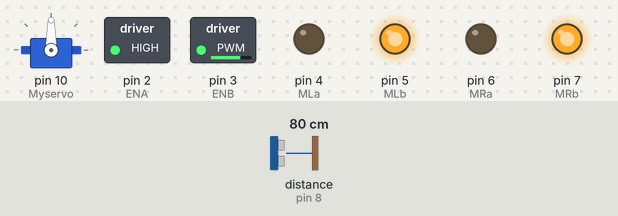
Bench run of a sketch on a simulated Arduino Uno, built with avr-gcc and run on an emulated ATmega328P. On the bench: servo, switched loads named in the sketch (green lamp = pin HIGH), output pins drawn as LEDs (lit = HIGH). Wiring (inferred from the names in the program): ultrasonic range finder: trigger pin 9; echo pin 8. Dashed ring = blinking. The inputs (shaded band) are chosen by the test bench; at power-on: distance to the obstacle (sensor on pin 8) 80 cm. The echo pulse lasts 58.3 µs per cm; pins used as bus, display or sensor lines are not drawn.

Above: at 1.2 s.
1.3 s: distance to the obstacle (sensor on pin 8) set to 23 cm
2.8 s: distance to the obstacle (sensor on pin 8) set to 18 cm
At 3.03 s:
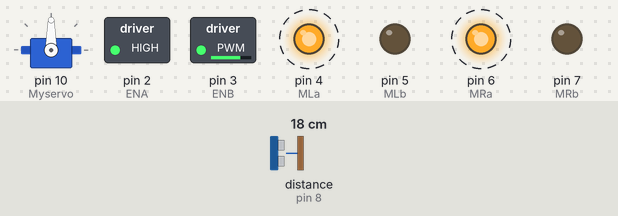
5.8 s: distance to the obstacle (sensor on pin 8) set to 35 cm
At 6.7 s:
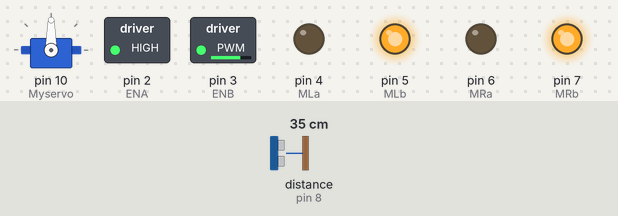
7.5 s: distance to the obstacle (sensor on pin 8) set to 2 cm
At 8.07 s:
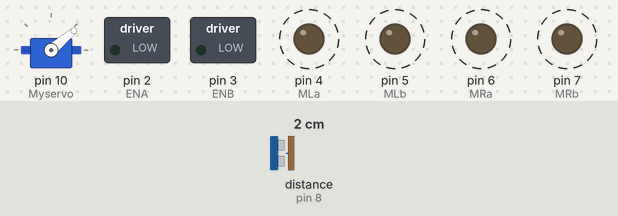
Timing chart, 0 to 11.5 s (numbered marks = the images above; inputs shaded):
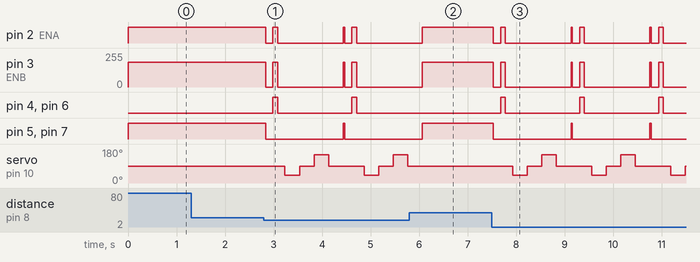

Measured:
- the behaviour switches between 22 and 21 cm on distance to the obstacle (sensor on pin 8) (found by bisection; images 0 and 1)
- after the input at 1.3 s, every drawn part: stays the same
- after the input at 2.8 s, pin 2 (ENA): goes LOW 0.15 s, HIGH 0.10 s, LOW 1.4 s, HIGH 0.03 s, LOW 0.15 s, HIGH 0.10 s, then LOW, starting at once; pin 3 (ENB): goes 0/255 0.15 s, 186/255 0.10 s, 0/255 1.5 s, 186/255 0.10 s, then 0/255, starting at once
- after the input at 5.8 s, pin 2 (ENA), pin 5 (MLb), pin 7 (MRb): goes on until 6.1 s, then stays HIGH; pin 3 (ENB): goes on until 6.1 s, then stays 186/255; pin 4 (MLa), pin 6 (MRa): stays LOW (without the input it goes to HIGH after 0.45 s); servo on pin 10 (Myservo): stays 90° (without the input it goes to 40° after 0.70 s)
- after the input at 7.5 s, pin 2 (ENA): HIGH → LOW at once, then repeats every 1.6 s: HIGH 0.10 s, LOW 1.4 s, HIGH 0.03 s, LOW 0.15 s; pin 3 (ENB): 186/255 → 0/255 at once, then repeats every 1.6 s: 186/255 0.10 s, 0/255 1.4 s, 186/255 0.03 s, 0/255 0.15 s

The sketch:

Obstacle_Avoiding_Car.ino
```cpp
#include <Servo.h>
Servo Myservo;
#define ENB 3
#define ENA 2


#define trigPin 9           // Trig Pin Of HC-SR04
#define echoPin 8        // Echo Pin Of HC-SR04
#define MLa 4                   //left motor 1st pin
#define MLb 5                  //left motor 2nd pin
#define MRa 6               //right motor 1st pin
#define MRb 7               //right motor 2nd pin
long duration;
int Speed = 136;
long t;
int distance = 100;
int distanceLeft=0, distanceRight=0;


void setup() {
  Serial.begin(9600);
  pinMode(MLa, OUTPUT);     // Set Motor Pins As O/P
  pinMode(MLb, OUTPUT);
  pinMode(MRa, OUTPUT);
  pinMode(MRb, OUTPUT);
  pinMode(trigPin, OUTPUT);       // Set Trig Pin As O/P To Transmit Waves
  pinMode(echoPin, INPUT);        //Set Echo Pin As I/P To Receive Reflected Waves
  Myservo.attach(10);


}
void loop()
{


   if (distance <= 20) {
    stopCar();
    delay(150);
    Backward();
    delay(100);
    stopCar();
    delay(150);
    distanceRight = lookRight();
    delay(300);
    distanceLeft = lookLeft();
    delay(300);

    if (distanceRight > distanceLeft) {
      turnRight();
      delay(250);
      stopCar();


    }
    else if (distanceRight < distanceLeft){
      turnLeft();
      delay(250);
      stopCar();
    }
    else{moveForward();}

  } else {
    moveForward();
  }
  distance = calculate_distance();
  delay(25);
}

int lookRight() {

  Myservo.write(40);
  delay(200);
  distance = calculate_distance();
  delay(100);
  Myservo.write(90);
  return distance;
}

int lookLeft() {


  Myservo.write(150);
  delay(200);
  int distance = calculate_distance();
  delay(100);
  Myservo.write(90);
  return distance;
  delay(100);
}


int calculate_distance() {
  digitalWrite(trigPin, LOW);
  delayMicroseconds(2);
  digitalWrite(trigPin, HIGH);
  delayMicroseconds(10);
  digitalWrite(trigPin, LOW);
  t = pulseIn(echoPin, HIGH);
  return 0.5 * t * 0.0343; // Calculate the distance (D = 0.5T * S)
}

void moveForward() {
  // Move both motors forward
  digitalWrite(MRb, HIGH);
  digitalWrite(MRa, LOW);
  analogWrite(ENA, Speed);

  digitalWrite(MLb, HIGH);
  digitalWrite(MLa, LOW);
  analogWrite(ENB, Speed+50);
}

void Backward() {
  // Move both motors forward
  digitalWrite(MRb, LOW);
  digitalWrite(MRa, HIGH);
  analogWrite(ENA, Speed);

  digitalWrite(MLb, LOW);
  digitalWrite(MLa, HIGH);
  analogWrite(ENB, Speed+50);
}


void stopCar() {
  // Stop both motors
  digitalWrite(MRb, LOW);
  digitalWrite(MRa, LOW);
  analogWrite(ENA, 0);

  digitalWrite(MLb, LOW);
  digitalWrite(MLa, LOW);
  analogWrite(ENB, 0);
}

void turnRight() {
  // Turn right by moving left motor forward and stopping right motor
  digitalWrite(MRb, HIGH);
  digitalWrite(MRa, LOW);
  analogWrite(ENA, Speed);

  digitalWrite(MLb, LOW);
  digitalWrite(MLa, LOW);
  analogWrite(ENB, 0);
}

void turnLeft() {
  // Turn left by moving right motor forward and stopping left motor
  digitalWrite(MRb, LOW);
  digitalWrite(MRa, LOW);
  analogWrite(ENA, 0);

  digitalWrite(MLb, HIGH);
  digitalWrite(MLa, LOW);
  analogWrite(ENB,Speed+50);
}
```
